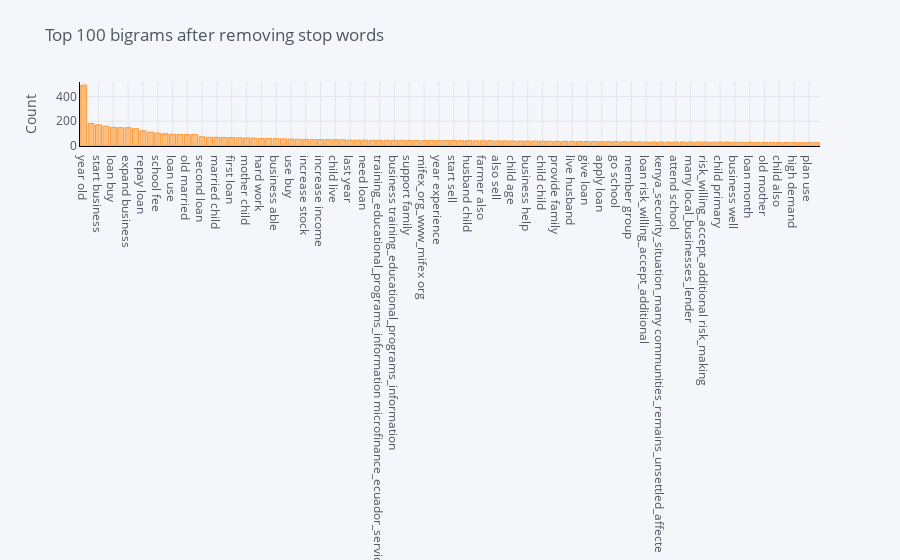

This figure's notebook cell:
### Markdown cell above
#### Top 100 Bigrams em todo o corpus.

### Code cell
plot_model(plot = 'bigram')

### Figure 1 — Plotly figure (JSON) as saved in the notebook; plotly's stock layout.template omitted (floating-point values rounded to 4 significant figures)
{"data": [{"marker": {"color": "rgba(255, 153, 51, 0.6)", "line": {"color": "rgba(255, 153, 51, 1.0)", "width": 1}}, "name": "count", "orientation": "v", "text": "", "type": "bar", "x": ["year old", "request loan", "start business", "year ago", "loan buy", "marry child", "expand business", "use loan", "repay loan", "business year", "school fee", "child school", "loan use", "business sell", "old married", "old child", "second loan", "work hard", "married child", "loan purchase", "first loan", "primary school", "mother child", "small business", "hard work", "educate child", "business able", "pay school", "use buy", "old marry", "increase stock", "secondary school", "increase income", "loan able", "child live", "loan order", "last year", "business grow", "need loan", "start small", "training_educational_programs_information microfinance_ecuador_services_please", "husband work", "business training_educational_programs_information", "woman group", "support family", "help business", "mifex_org_www_mifex org", "microfinance_ecuador_services_please mifex_org_www_mifex", "year experience", "group member", "start sell", "able buy", "husband child", "run business", "farmer also", "operate business", "also sell", "sell product", "child age", "able repay", "business help", "sell clothing", "child child", "begin business", "provide family", "loan usd", "live husband", "high school", "give loan", "loan help", "apply loan", "receive loan", "go school", "loan intend", "member group", "rice farmer", "loan risk_willing_accept_additional", "communities_remains_unsettled_affecte many", "kenya_security_situation_many communities_remains_unsettled_affecte", "risk_making loan", "attend school", "person group", "many local_businesses_lender", "local_businesses_lender loan", "risk_willing_accept_additional risk_making", "fee child", "child primary", "able provide", "business well", "loan invest", "loan month", "run small", "old mother", "grow business", "child also", "well life", "high demand", "business loan", "plan use", "loan together"], "y": [491, 182, 171, 160, 150, 148, 148, 140, 123, 112, 105, 99, 95, 93, 93, 92, 74, 70, 70, 69, 68, 66, 65, 63, 60, 60, 59, 58, 56, 54, 53, 52, 52, 51, 51, 50, 47, 47, 47, 46, 46, 46, 46, 46, 45, 44, 44, 44, 44, 44, 44, 43, 43, 42, 42, 42, 41, 41, 40, 40, 40, 40, 39, 38, 37, 37, 37, 36, 36, 36, 35, 35, 35, 34, 34, 33, 32, 32, 32, 32, 32, 32, 32, 32, 32, 31, 31, 31, 30, 30, 30, 29, 29, 29, 28, 28, 28, 27, 27, 27]}], "layout": {"legend": {"bgcolor": "#F5F6F9", "font": {"color": "#4D5663"}}, "paper_bgcolor": "#F5F6F9", "plot_bgcolor": "#F5F6F9", "title": {"font": {"color": "#4D5663"}, "text": "Top 100 bigrams after removing stop words"}, "xaxis": {"gridcolor": "#E1E5ED", "linecolor": "black", "showgrid": true, "tickfont": {"color": "#4D5663"}, "title": {"font": {"color": "#4D5663"}, "text": ""}, "zerolinecolor": "#E1E5ED"}, "yaxis": {"gridcolor": "#E1E5ED", "linecolor": "black", "showgrid": true, "tickfont": {"color": "#4D5663"}, "title": {"font": {"color": "#4D5663"}, "text": "Count"}, "zerolinecolor": "#E1E5ED"}}}
